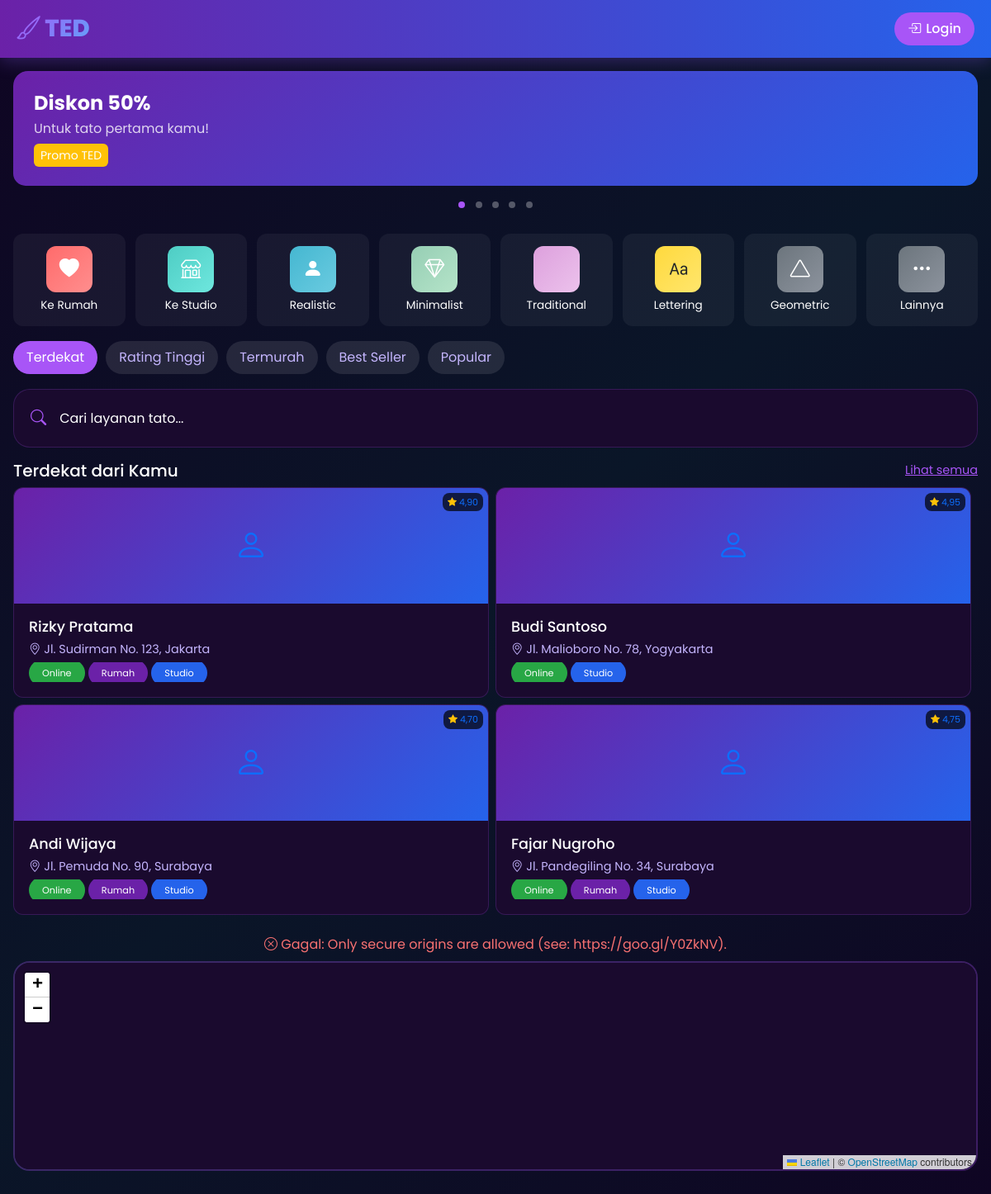
The page / on the database its author committed.
### tedapp/models.py (models this page shows, shortened)
class Artist(models.Model):
    user = models.OneToOneField(User, on_delete=models.CASCADE, null=True, blank=True, related_name='artist_profile')
    name = models.CharField(max_length=200)
    nickname = models.CharField(max_length=100)
    photo = models.ImageField(upload_to='artists/', blank=True, null=True)
    phone = models.CharField(max_length=20)
    email = models.EmailField(blank=True)
    address = models.CharField(max_length=300)
    city = models.CharField(max_length=100)
    latitude = models.DecimalField(max_digits=9, decimal_places=6, null=True, blank=True)
    longitude = models.DecimalField(max_digits=9, decimal_places=6, null=True, blank=True)
    current_latitude = models.DecimalField(max_digits=9, decimal_places=6, null=True, blank=True, help_text='Lokasi saat ini (mobile tracking)')
    current_longitude = models.DecimalField(max_digits=9, decimal_places=6, null=True, blank=True, help_text='Lokasi saat ini (mobile tracking)')
    description = models.TextField()
    specializations = models.CharField(max_length=300)
    experience_years = models.IntegerField(default=0)
    rating = models.DecimalField(max_digits=3, decimal_places=2, default=0)
    total_reviews = models.IntegerField(default=0)
    is_available_home = models.BooleanField(default=True)
    is_available_studio = models.BooleanField(default=True)
    home_service_fee = models.DecimalField(max_digits=10, decimal_places=0, default=0)
    studio_name = models.CharField(max_length=200, blank=True)
    studio_address = models.CharField(max_length=300, blank=True)
    service_radius_km = models.DecimalField(max_digits=5, decimal_places=2, default=20, help_text='Radius layanan dalam km')
    is_verified = models.BooleanField(default=False)
    is_active = models.BooleanField(default=True)
    is_online = models.BooleanField(default=False, help_text='Artist sedang online/menerima order')
    payment_gopay = models.CharField(max_length=30, blank=True, help_text='Nomor GoPay')
    payment_ovo = models.CharField(max_length=30, blank=True, help_text='Nomor OVO')
    payment_dana = models.CharField(max_length=30, blank=True, help_text='Nomor DANA')
    payment_shopeepay = models.CharField(max_length=30, blank=True, help_text='Nomor ShopeePay')
    payment_transfer = models.CharField(max_length=50, blank=True, help_text='Nomor Rekening Transfer Bank')
    payment_bank_name = models.CharField(max_length=50, blank=True, help_text='Nama Bank')
    created_at = models.DateTimeField(auto_now_add=True)

### tedapp/views.py (the view)
# urls.py: path('', views.home, name='home'),
def home(request):
    featured_artists = Artist.objects.filter(is_active=True, is_online=True)[:6]
    active_orders = []
    if request.user.is_authenticated:
        active_orders = Booking.objects.filter(
            user=request.user
        ).exclude(
            status__in=['completed', 'cancelled']
        )[:3]
    context = {
        'featured_artists': featured_artists,
        'active_orders': active_orders,
    }
    return render(request, 'tedapp/home.html', context)

### tedapp/templates/tedapp/home.html (shortened to what this page needs)
{% extends 'tedapp/base.html' %}
{% load static %}
{% load custom_filters %}
{% block extra_css %}
<link rel="stylesheet" href="{% static 'home.css' %}" />
{% endblock %}
{% block content %}
<section class="py-3 px-3">
    <div class="promo-carousel">
        <div class="promo-slide active">
            <div style="background: linear-gradient(135deg, #6B21A8, #2563EB); padding: 20px; border-radius: 15px;">
                <h4 class="fw-bold mb-1">Diskon 50%</h4>
                <p class="mb-2" style="opacity: 0.8;">Untuk tato pertama kamu!</p>
                <small class="bg-warning px-2 py-1 rounded"> Promo TED </small>
            </div>
        </div>
        <div class="promo-dots">
            <span class="promo-dot active" data-slide="0"></span>
            <span class="promo-dot" data-slide="1"></span>
            <span class="promo-dot" data-slide="2"></span>
            <span class="promo-dot" data-slide="3"></span>
            <span class="promo-dot" data-slide="4"></span>
        </div>
    </div>
</section>
<section class="py-2 px-3">
    <div class="service-grid">
        <a href="{% url 'search_artists' %}?service=home" class="text-decoration-none">
            <div class="service-item">
                <div class="service-icon food-drink">
                    <i class="bi bi-heart-fill text-white"></i>
                </div>
                <small class="text-white">Ke Rumah</small>
            </div>
        </a>
        <a href="{% url 'search_artists' %}?service=studio" class="text-decoration-none">
            <div class="service-item">
                <div class="service-icon taxi">
                    <i class="bi bi-shop text-white"></i>
                </div>
                <small class="text-white">Ke Studio</small>
            </div>
        </a>
        <a href="{% url 'search_artists' %}?category=realistic" class="text-decoration-none">
            <div class="service-item">
                <div class="service-icon car">
                    <i class="bi bi-person-fill text-white"></i>
                </div>
                <small class="text-white">Realistic</small>
            </div>
        </a>
        <a href="{% url 'search_artists' %}?category=minimalist" class="text-decoration-none">
            <div class="service-item">
                <div class="service-icon mart">
                    <i class="bi bi-gem text-white"></i>
                </div>
                <small class="text-white">Minimalist</small>
            </div>
        </a>
        <a href="{% url 'search_artists' %}?category=traditional" class="text-decoration-none">
            <div class="service-item">
                <div class="service-icon ticket">
                </div>
                <small class="text-white">Traditional</small>
            </div>
        </a>
        <a href="{% url 'search_artists' %}?category=lettering" class="text-decoration-none">
            <div class="service-item">
                <div class="service-icon gold">
                    <i class="bi bi-type text-dark"></i>
                </div>
                <small class="text-white">Lettering</small>
            </div>
        </a>
        <a href="{% url 'search_artists' %}?category=geometric" class="text-decoration-none">
            <div class="service-item">
                <div class="service-icon more">
                    <i class="bi bi-triangle text-white"></i>
                </div>
                <small class="text-white">Geometric</small>
            </div>
        </a>
        <a href="{% url 'search_artists' %}" class="text-decoration-none">
            <div class="service-item">
                <div class="service-icon more">
                    <i class="bi bi-three-dots text-white"></i>
                </div>
                <small class="text-white">Lainnya</small>
            </div>
        </a>
    </div>
</section>
<section class="px-3">
    <div class="category-scroll">
        <span class="category-chip active">Terdekat</span>
        <span class="category-chip">Rating Tinggi</span>
        <span class="category-chip">Termurah</span>
        <span class="category-chip">Best Seller</span>
        <span class="category-chip">Popular</span>
    </div>
</section>
<section class="px-3 py-2">
    <a href="{% url 'search_artists' %}" class="text-decoration-none">
        <div class="card-ted p-3 d-flex align-items-center">
            <i class="bi bi-search" style="color: var(--accent-purple); font-size: 1.2rem;"></i>
            <span class="ms-3 text-white">Cari layanan tato...</span>
        </div>
    </a>
</section>
<section class="px-3 py-2">
    <div class="d-flex justify-content-between align-items-center mb-2">
        <h5 class="text-white mb-0">Terdekat dari Kamu</h5>
        <a href="{% url 'search_artists' %}" style="color: var(--accent-purple); font-size: 0.9rem;">Lihat semua</a>
    </div>
    <div class="row g-2">
        {% for artist in featured_artists|slice:"4" %}
        <div class="col-6">
            <a href="{% url 'artist_detail' artist.id %}" class="text-decoration-none">
                <div class="nearby-card h-100">
                    <div class="nearby-image position-relative">
                        {% if artist.photo %}
                        <img src="{{ artist.photo.url }}" class="w-100 h-100" style="object-fit: cover;" alt="{{ artist.name }}">
                        {% else %}
                        <i class="bi bi-person fs-1"></i>
                        {% endif %}
                        <span class="rating-badge">
                            <i class="bi bi-star-fill text-warning"></i> {{ artist.rating }}
                        </span>
                    </div>
                    <div class="nearby-info">
                        <h6 class="mb-1 text-white">{{ artist.name }}</h6>
                        <small style="color: var(--text-secondary);">
                            <i class="bi bi-geo-alt"></i> {{ artist.address }}, {{ artist.city }}
                        </small>
                        <div class="mt-1">
                            {% if artist.is_online %}
                            <span class="badge-ted" style="background: #28A745; font-size: 0.7rem;">Online</span>
                            {% else %}
                            <span class="badge-ted" style="background: #6C757D; font-size: 0.7rem;">Offline</span>
                            {% endif %}
                            {% if artist.is_available_home %}
                            <span class="badge-ted" style="background: #6B21A8; font-size: 0.7rem;">Rumah</span>
                            {% endif %}
                            {% if artist.is_available_studio %}
                            <span class="badge-ted" style="background: #2563EB; font-size: 0.7rem;">Studio</span>
                            {% endif %}
                        </div>
                    </div>
                </div>
            </a>
        </div>
        {% empty %}
        <div class="col-12 text-center py-4">
            <p style="color: var(--text-secondary);">Tidak ada seniman terdekat</p>
        </div>
        {% endfor %}
    </div>
</section>
<section class="px-3 py-3">
    <div id="locationStatus" class="text-center mb-2" style="color: var(--text-secondary);"></div>
    <div class="map-container">
        <div id="map" style="height: 250px; border-radius: 15px;"></div>
    </div>
</section>
{% endblock %}

### static/base.css (style rules this page uses)
:root { --primary-purple: #6B21A8; --primary-purple-light: #9333EA; --primary-purple-dark: #581C87; --primary-blue: #2563EB; --primary-blue-light: #3B82F6; --primary-blue-dark: #1D4ED8; --accent-purple: #A855F7; --accent-blue: #60A5FA; --dark-bg: #0F0523; --card-bg: #1A0A2E; --text-primary: #FFFFFF; --text-secondary: #C4B5FD; --safe-area-bottom: env(safe-area-inset-bottom, 0px); }
* { margin: 0; padding: 0; box-sizing: border-box; -webkit-tap-highlight-color: transparent; -webkit-touch-callout: none; -webkit-user-select: none; user-select: none; }
html { overflow-x: hidden !important; max-width: 100vw !important; width: 100% !important; touch-action: pan-y pinch-zoom; }
body { font-family: 'Poppins', sans-serif; background: linear-gradient(135deg, var(--dark-bg) 0%, #0A1628 50%, var(--dark-bg) 100%); color: var(--text-primary); min-height: 100vh; overflow-x: hidden !important; overflow-y: auto; -webkit-overflow-scrolling: touch; padding-top: 70px; padding-bottom: 20px; max-width: 100%; width: 100%; touch-action: pan-y; }
.container, .row, section, article, main, nav, header, footer, div { max-width: 100%; overflow-x: hidden; }
@media (min-width: 1025px) { body { padding-top: 70px; } }
.card-ted { background: var(--card-bg); border: 1px solid rgba(168, 85, 247, 0.2); border-radius: 20px; overflow: hidden; transition: all 0.3s ease; }
.badge-ted { background: linear-gradient(135deg, var(--primary-purple) 0%, var(--primary-blue) 100%); color: white; border-radius: 20px; padding: 0.5rem 1rem; }
.map-container { border-radius: 20px; overflow: hidden; border: 2px solid rgba(168, 85, 247, 0.3); }
#map, #searchMap, #artistMap, #trackingMap { height: 300px; width: 100%; border-radius: 20px; z-index: 1; }
.leaflet-container { background: var(--card-bg) !important; }
@media (min-width: 769px) { body { padding-top: 70px; } }

### rows shown on the page
Artist: rating "4,90", name "Rizky Pratama", address "Jl. Sudirman No. 123", city "Jakarta", is_online "Online", is_available_home "Rumah", is_available_studio "Studio"
Artist: rating "4,95", name "Budi Santoso", address "Jl. Malioboro No. 78", city "Yogyakarta", is_online "Online", is_available_studio "Studio"
Artist: rating "4,70", name "Andi Wijaya", address "Jl. Pemuda No. 90", city "Surabaya", is_online "Online", is_available_home "Rumah", is_available_studio "Studio"
Artist: rating "4,75", name "Fajar Nugroho", address "Jl. Pandegiling No. 34", city "Surabaya", is_online "Online", is_available_home "Rumah", is_available_studio "Studio"
